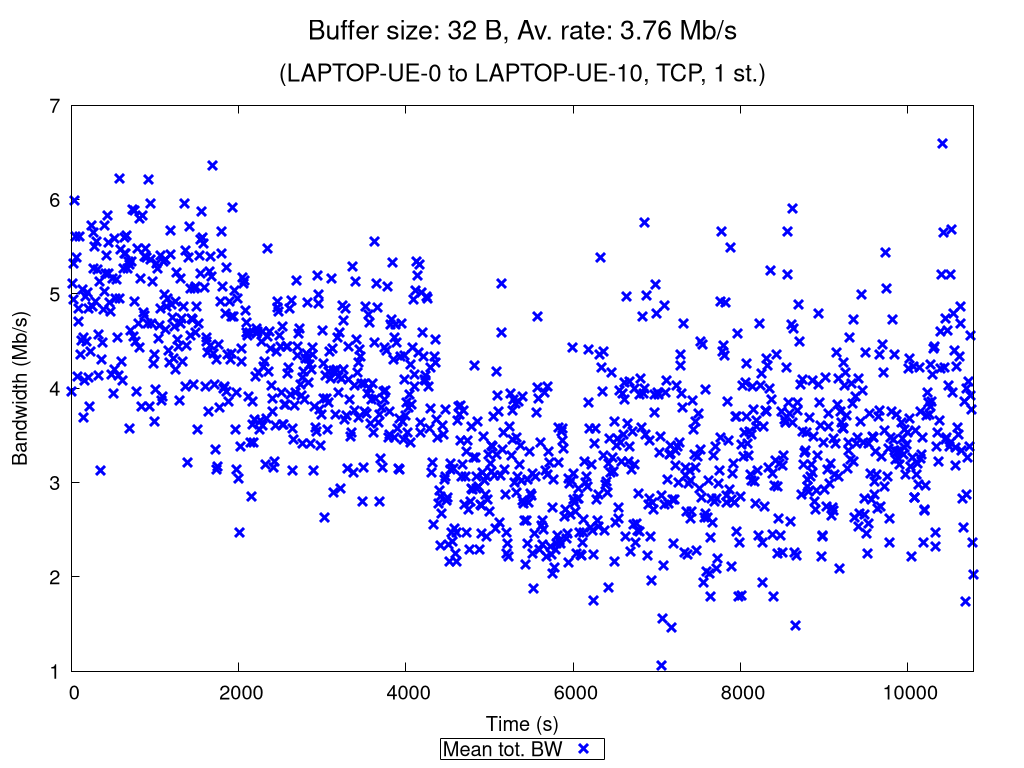

Source code (gnuplot):
set terminal pngcairo nocrop enhanced size 1024,768 font "Verdana,15"
set output "TCP_1_st_2020_11_18_18-43-51_one2two_00032B.png"

set title "{/=20 Buffer size: 32 B, Av. rate: 3.76 Mb/s}\n\n{/=18 (LAPTOP-UE-0 to LAPTOP-UE-10, TCP, 1 st.)}"

set xlabel "Time (s)"
set ylabel "Bandwidth (Mb/s)"
set ytics nomirror
set key bmargin center horizontal box samplen 1 width -1
set bmargin 4.6
set rmargin 4.5

rf = 1000000.0  # rate factor
set style fill transparent solid 0.2 noborder
set autoscale xfix
plot "TCP_1_st_2020_11_18_18-43-51_one2two_00032B_iperf_processed.dat" using 1:($2/rf-$3/rf):($2/rf+$3/rf) with filledcurves lc rgb "blue" notitle, \
     "" using 1:($2/rf) with points pt 2 ps 1.5 lw 3 lc rgb "blue" title "Mean tot. BW", \
